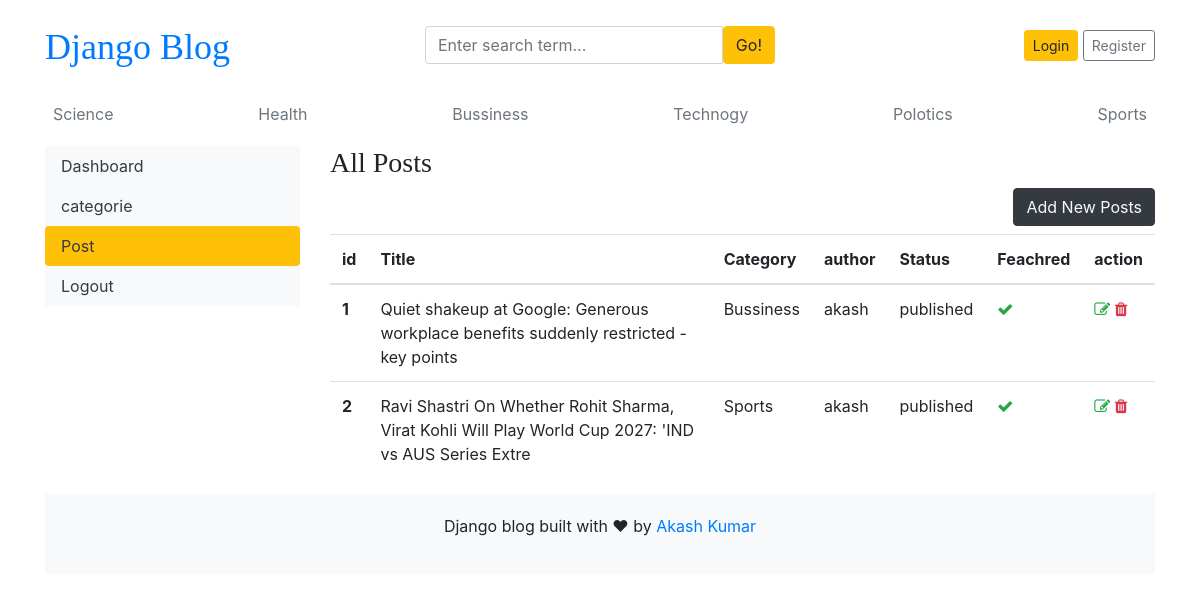
Before: /dashboard/posts/ with the older database file.
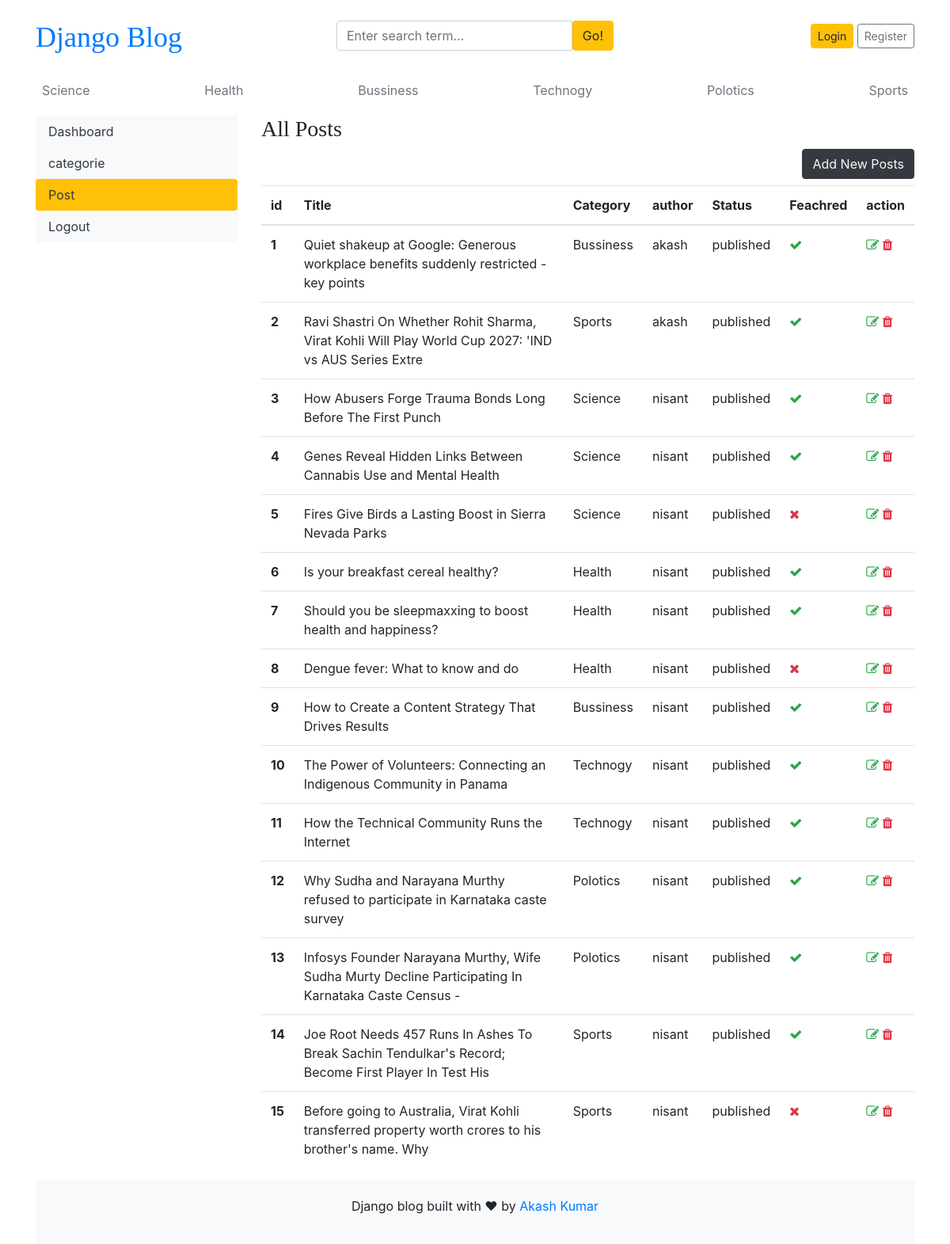
After: the same page with the newer database file.
### blogs/models.py (models this page shows, shortened)
class Category(models.Model):
    category_name = models.CharField(max_length=50,unique=True)
    created_at = models.DateTimeField(auto_now_add=True)
    updated_at =models.DateTimeField(auto_now=True)
    class Meta():
        verbose_name_plural = 'Categories'
    def __str__(self):
        return self.category_name

class blogs(models.Model):
    title = models.CharField(max_length=100, unique=True)
    slug = models.SlugField(unique=True, blank=True)
    Category = models.ForeignKey(Category, on_delete=models.CASCADE)
    author = models.ForeignKey(User, on_delete=models.CASCADE)
    blog_image = models.ImageField(upload_to='uploads/%y/%m/%d/')
    short_description = models.TextField(max_length=1000)
    blog_body = models.TextField(max_length=3000)
    status = models.CharField(max_length=100, choices= STATUS_CHOICE, default='draft')
    is_feacherd = models.BooleanField(default=False)
    created_at = models.DateTimeField(auto_now_add=True)
    updated_at =models.DateTimeField(auto_now=True)
    class Meta():
        verbose_name_plural = 'Blogs'

### dashboards/views.py (the view)
# urls.py: path('posts/', views.posts, name='posts'),
def posts(request):
    posts = blogs.objects.all()
    context = {
        'posts':posts
    }
    return render(request,'dashboard/post.html',context)

### blogs/context_processors.py (called while the page is built)
def get_categories(request):
    categories =Category.objects.all()
    return dict(categories=categories)

### templates/dashboard/post.html
{% extends '../base/base.html' %}
{% block content %}
<div class="row">
    {% include './leftsidebar.html'%}
    <div class="col-md-9">
        <h3>All Posts </h3>
        <div class="text-right">
            <a href="{% url 'add_posts'  %}" class="btn btn-dark text-light float-right mb-2">Add New Posts</a>
        </div>
        <table class="table table-hover">
            <thead>
                <tr>
                    <th>id</th>
                    <th>Title</th>
                    <th>Category</th>
                    <th>author</th>
                    <th>Status</th>
                    <th>Feachred</th>
                    <th>action</th>
                </tr>
            </thead>
            <tbody>
                {% for pos in posts %}
                <tr>
                    <th>{{forloop.counter}}</th>
                    <td>{{pos.title}}</td>
                    <td>{{pos.Category}}</td>
                    <td>{{pos.author}}</td>
                    <td>{{pos.status}}</td>
                    <td>{% if pos.is_feacherd %}<i class="fa fa-check text-success"> {% else %} <i class="fa fa-times text-danger"> {% endif %}</td>
                    <td>
                        <a href="{% url 'edit_posts' pos.id %}"><i class="fa fa-edit text-success"></i></a>
                        <a href="{% url 'delete_posts' pos.id %}"><i class="fa fa-trash text-danger"></i></a>
                    </td>
                </tr>
                {% endfor %}
            </tbody>
        </table>
    </div>
</div>
{% endblock %}

### templates/base/header.html (shortened to what this page needs)
{% load static %}
<!DOCTYPE html>
<html lang="en">
<head>
  <link href="https://getbootstrap.com/docs/4.0/dist/css/bootstrap.min.css" rel="stylesheet">
  <link href="{% static 'css/blog.css' %}" rel="stylesheet">
  <link rel="stylesheet" href="https://cdnjs.cloudflare.com/ajax/libs/font-awesome/4.7.0/css/font-awesome.min.css">
</head>
<body>
  <div class="container">
    <header class="blog-header py-3">
      <div class="row flex-nowrap justify-content-between align-items-center">
        <div class="col-4 pt-1">
          <a class="blog-header-logo text-blue " href="/">Django Blog</a>
        </div>
        <div class="col-4">
          <form action="{% url 'search' %}" method="GET">
            <div class="input-group">
              <input class="form-control" name="keyword" type="text" placeholder="Enter search term..."
                aria-label="Enter search term..." aria-describedby="button-search" />
              <button type="submit" class="btn btn-warning" id="button-search" type="button">Go!</button>
            </div>
          </form>
        </div>
        <div class="col-4 d-flex justify-content-end align-items-center">
          {% if not user.is_authenticated %}
          <a class="btn btn-sm btn-warning" href="{% url 'login' %}">Login</a> &nbsp;
          <a class="btn btn-sm btn-outline-secondary" href="{% url 'register'%}">Register</a>
          {% else %}
          <span><a href="{% url 'dashboard' %}" class="btn btn-warning">Dashboard</a></span>
          <span><a href="{%url 'logout' %}">Logout</a></span>
          {% endif %}
        </div>
      </div>
    </header>
    <div class="nav-scroller py-1 mb-2">
      <nav class="nav d-flex justify-content-between">
        {% for cat in categories %}
        <a class="p-2 text-muted" href="{% url 'posts_by_category' cat.id %}">{{cat.category_name}}</a>
        {% endfor %}
      </nav>
    </div>

Changed rows visible on the page:
added blogs: title "How Abusers Forge Trauma Bonds Long Before The First Punch", Category "Science", author "nisant", status "published", is_feacherd True (drawn)
added blogs: title "Genes Reveal Hidden Links Between Cannabis Use and Mental Health", Category "Science", author "nisant", status "published", is_feacherd True (drawn)
added blogs: title "Fires Give Birds a Lasting Boost in Sierra Nevada Parks", Category "Science", author "nisant", status "published", is_feacherd False (drawn)
added blogs: title "Is your breakfast cereal healthy?", Category "Health", author "nisant", status "published", is_feacherd True (drawn)
added blogs: title "Should you be sleepmaxxing to boost health and happiness?", Category "Health", author "nisant", status "published", is_feacherd True (drawn)
added blogs: title "Dengue fever: What to know and do", Category "Health", author "nisant", status "published", is_feacherd False (drawn)
added blogs: title "How to Create a Content Strategy That Drives Results", Category "Bussiness", author "nisant", status "published", is_feacherd True (drawn)
added blogs: title "The Power of Volunteers: Connecting an Indigenous Community in Panama", Category "Technogy", author "nisant", status "published", is_feacherd True (drawn)
added blogs: title "How the Technical Community Runs the Internet", Category "Technogy", author "nisant", status "published", is_feacherd True (drawn)
added blogs: title "Why Sudha and Narayana Murthy refused to participate in Karnataka caste survey", Category "Polotics", author "nisant", status "published", is_feacherd True (drawn)
added blogs: title "Infosys Founder Narayana Murthy, Wife Sudha Murty Decline Participating In Karnataka Caste Census -", Category "Polotics", author "nisant", status "published", is_feacherd True (drawn)
added blogs: title "Joe Root Needs 457 Runs In Ashes To Break Sachin Tendulkar's Record; Become First Player In Test His", Category "Sports", author "nisant", status "published", is_feacherd True (drawn)
added blogs: title "Before going to Australia, Virat Kohli transferred property worth crores to his brother's name. Why", Category "Sports", author "nisant", status "published", is_feacherd False (drawn)
